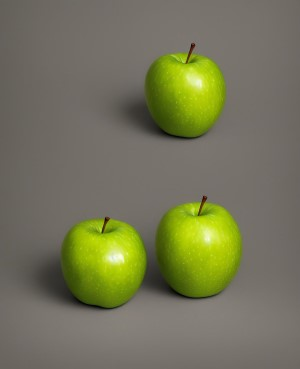
#> input picture image.jpg, 300 x 369 px
$ python binarize_otsu.py
#> lines starting #> are read from the running program, lines starting #| are printed output that depends on the picture; after the words box and inside, x2 and y2 are one past the last pixel; in counts of white or black regions, pixels touching at a corner belong together
# binarize_otsu.py
import cv2
import matplotlib.pyplot as plt

# 画像の読み込み
img = cv2.imread("image.jpg")
#> img is the input picture: shape (369, 300, 3); mean B, G, R 88.1, 116.9, 116.3
# グレースケール変換
img_gray = cv2.cvtColor(img, cv2.COLOR_BGR2GRAY)
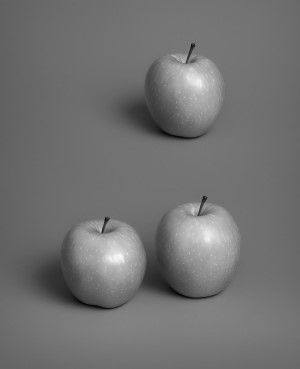
#> img_gray: shape (369, 300); min 4, max 249, mean 113.5

#普通の二値化
ret, thresh1 = cv2.threshold(img_gray, 128, 255, cv2.THRESH_BINARY)
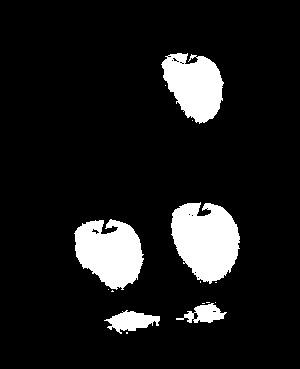
#> thresh1: shape (369, 300); 10.7% white; 15 white regions (10 under 20 px), largest, box (x1, y1, x2, y2) and area: (171, 202, 240, 284) 4074, (74, 219, 144, 290) 3474, (161, 53, 224, 124) 2988, (104, 310, 160, 334) 731, (176, 303, 227, 323) 516
#適応的しきい値処理
thresh2 = cv2.adaptiveThreshold(img_gray, 255, cv2.ADAPTIVE_THRESH_MEAN_C, cv2.THRESH_BINARY, 5, 2)
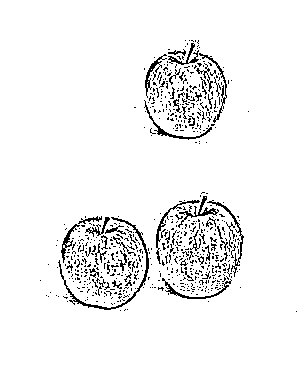
#> thresh2: shape (369, 300); 94.4% white; black in thin lines or dots, all inside (x1, y1, x2, y2) = (40, 40, 297, 312)
thresh3 = cv2.adaptiveThreshold(img_gray, 255, cv2.ADAPTIVE_THRESH_GAUSSIAN_C, cv2.THRESH_BINARY, 5, 2)
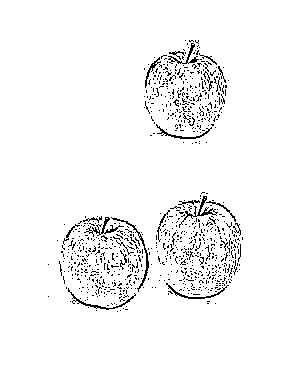
#> thresh3: shape (369, 300); 95.9% white; black in thin lines or dots, all inside (x1, y1, x2, y2) = (48, 40, 243, 312)
#大津の二値化
ret, thresh4 = cv2.threshold(img_gray, 0, 255, cv2.THRESH_BINARY + cv2.THRESH_OTSU)
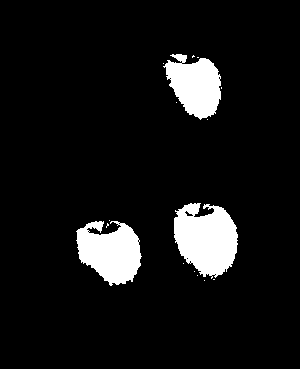
#> thresh4: shape (369, 300); 8.1% white; 16 white regions (13 under 20 px), largest, box (x1, y1, x2, y2) and area: (174, 203, 238, 279) 3499, (76, 221, 142, 286) 2928, (163, 54, 221, 120) 2500
#> ret = 139

titles = ["GRAY", "BINARY", "MEAN_C", "GAUSSIAN_C", "OTSU"]
images = [img_gray, thresh1, thresh2, thresh3, thresh4]

plt.figure(figsize=(10, 7))
for i in range(5):
    plt.subplot(2, 3, i + 1), plt.imshow(images[i], "gray")
    plt.title(titles[i])
plt.show()
